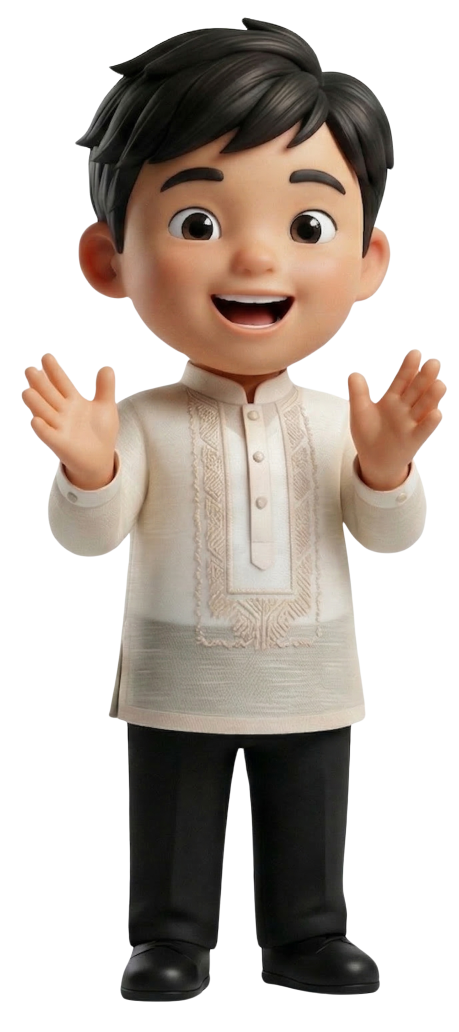
#> input picture src/assets/ed-excited.webp, 1376 x 3096 px (shown at 1/3 size)
$ python compress_image.py src/assets/ed-excited.webp src/assets/ed-thumbsup.webp
#> lines starting #> are read from the running program, lines starting #| are printed output that depends on the picture
#!/usr/bin/env python3
"""
Server-side image optimizer for InsightEd project photos.
Resizes images wider than max_width and compresses to target quality.
Usage: python compress_image.py <input_path> <output_path>
"""
import sys
import os

def compress_image(input_path, output_path, max_width=1600, quality=70):
#> called with input_path = 'src/assets/ed-excited.webp', output_path = 'src/assets/ed-thumbsup.webp', max_width = 1600, quality = 70
    try:
        from PIL import Image, ImageSequence
    except ImportError:
        print("Pillow not installed. Copying file as-is.")
        import shutil
        shutil.copy2(input_path, output_path)
        return

    ext = os.path.splitext(input_path)[1].lower()

    if ext == '.gif':
        with Image.open(input_path) as img:
            # Optimize GIF by saving with optimization and global palette
            frames = []
            for frame in ImageSequence.Iterator(img):
                # Resize frame if needed
                if frame.width > max_width:
                    ratio = max_width / frame.width
                    new_height = int(frame.height * ratio)
                    frame = frame.resize((max_width, new_height), Image.LANCZOS)
                frames.append(frame.copy())

            if len(frames) > 1:
                other_frames = [f for i, f in enumerate(frames) if i > 0]
                frames[0].save(
                    output_path,
                    save_all=True,
                    append_images=other_frames,
                    optimize=True,
                    duration=img.info.get('duration', 100),
                    loop=img.info.get('loop', 0)
                )
            elif frames:
                frames[0].save(output_path, optimize=True)
    else:
        with Image.open(input_path) as img:
            # Normalize to RGB (handles PNG with transparency, CMYK, etc.)
#> img is the input picture: PIL image 1376x3096 RGBA; mean R, G, B, A 68.4, 58.8, 51.3, 131.8
            if img.mode not in ('RGB', 'L'):
                img = img.convert('RGB')
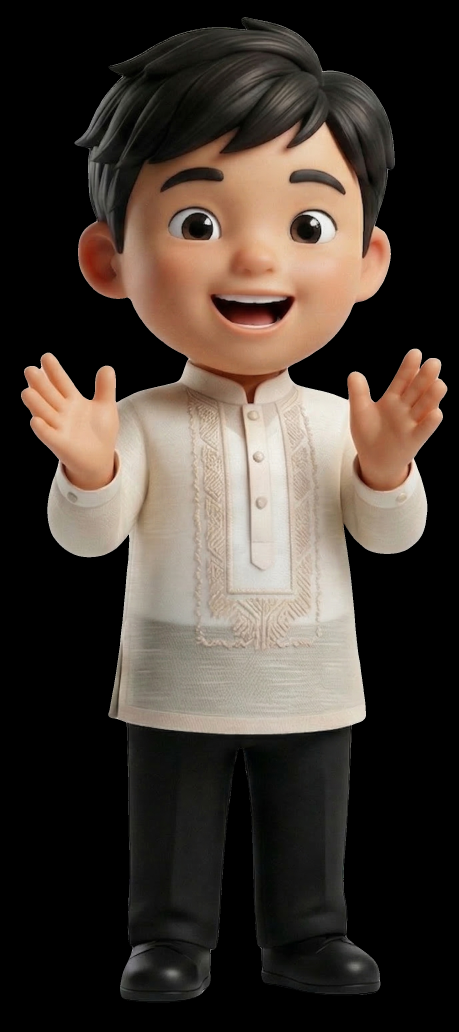
#> img: PIL image 1376x3096 RGB (shown at 1/3 size); mean R, G, B 68.4, 58.8, 51.3

            # Resize only if wider than max_width
            if img.width > max_width:
                ratio = max_width / img.width
                new_height = int(img.height * ratio)
                img = img.resize((max_width, new_height), Image.LANCZOS)
                print(f"   Resized to {max_width}x{new_height}")

            img.save(output_path, 'JPEG', quality=quality, optimize=True, dpi=(96, 96))

    original_kb = os.path.getsize(input_path) / 1024
    compressed_kb = os.path.getsize(output_path) / 1024
    reduction = ((original_kb - compressed_kb) / original_kb * 100) if original_kb > 0 else 0
    print(f"Image compressed: {original_kb:.0f}KB -> {compressed_kb:.0f}KB ({reduction:.0f}% reduction)")


if __name__ == '__main__':
    if len(sys.argv) < 3:
        print("Usage: compress_image.py <input_path> <output_path>")
        sys.exit(1)
    compress_image(sys.argv[1], sys.argv[2])
